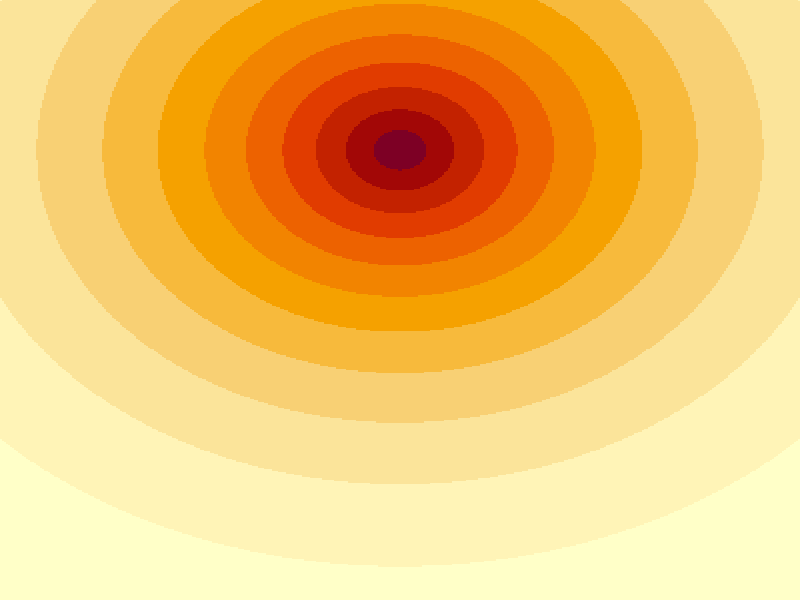
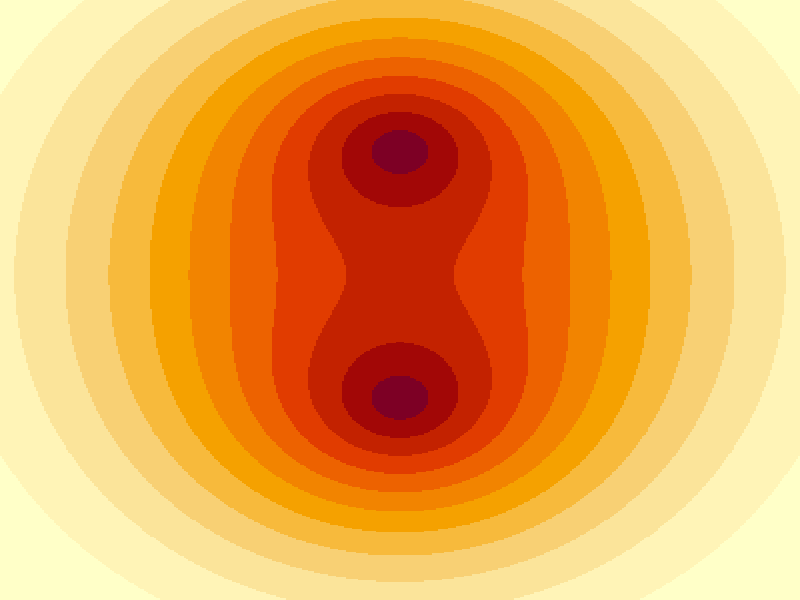
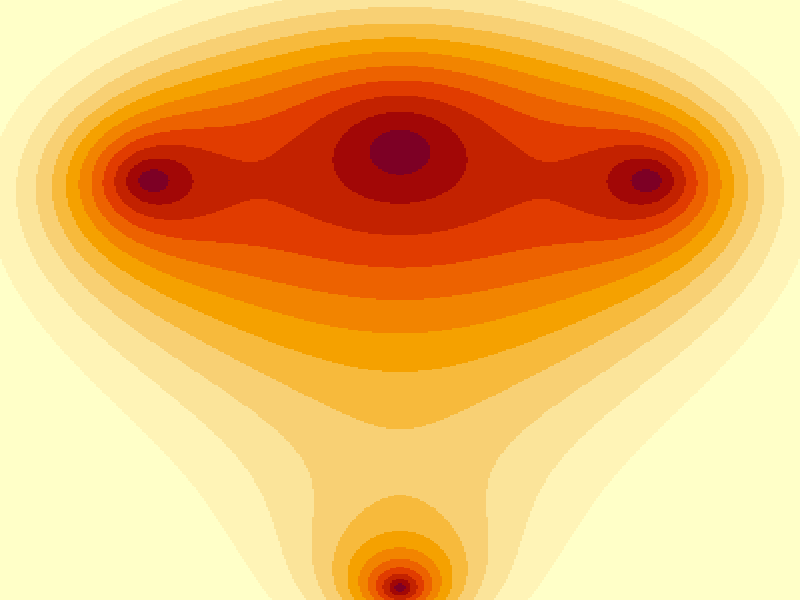
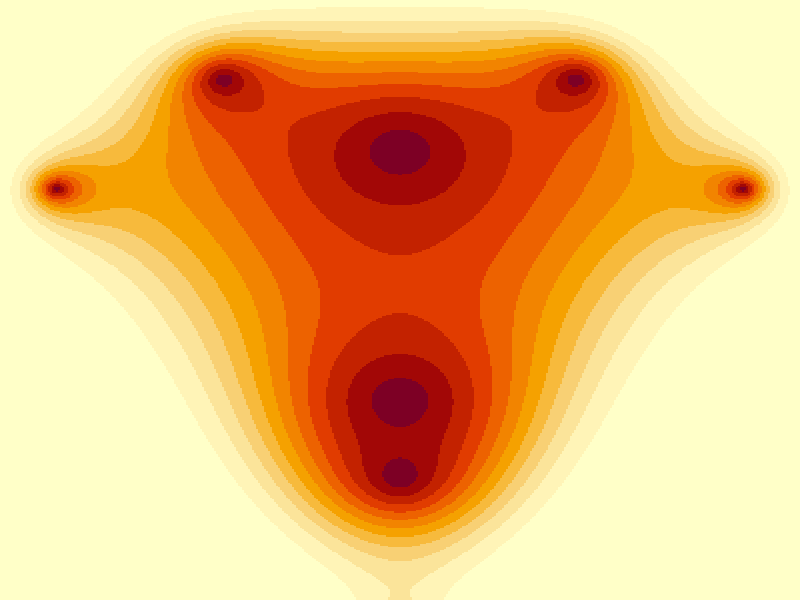
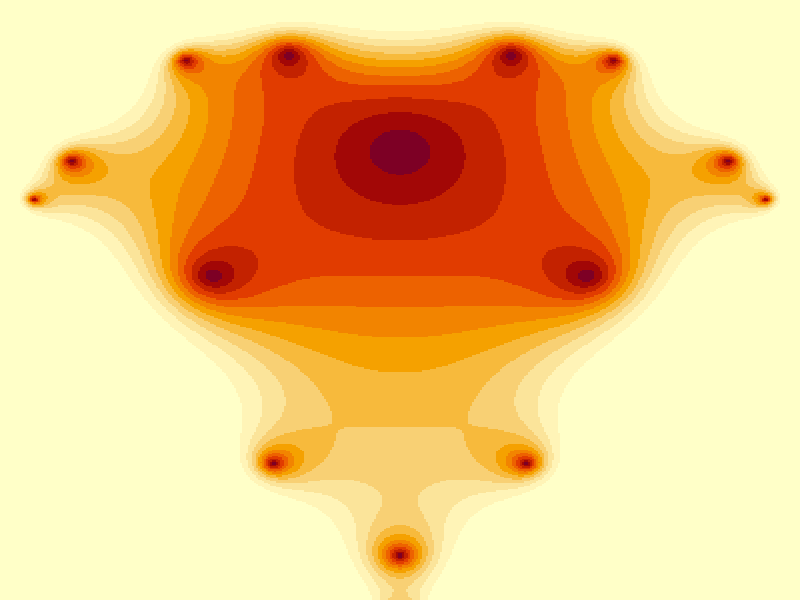
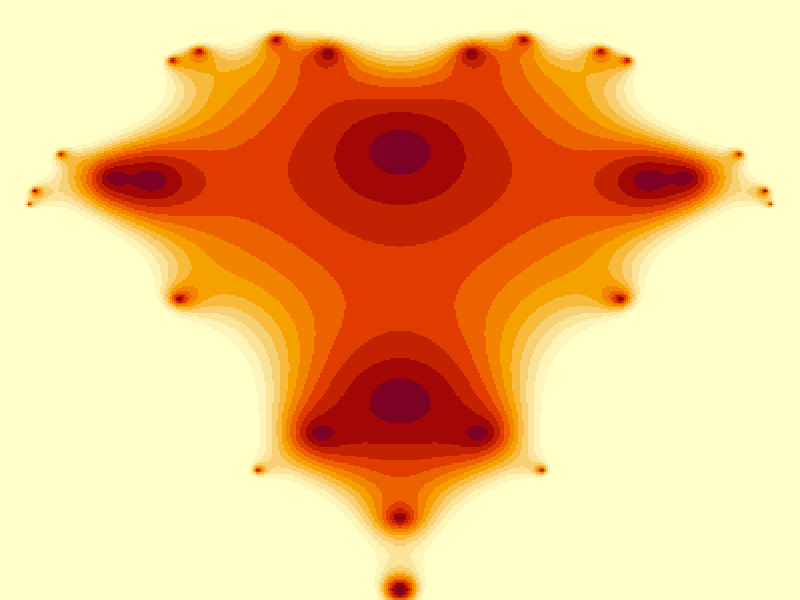
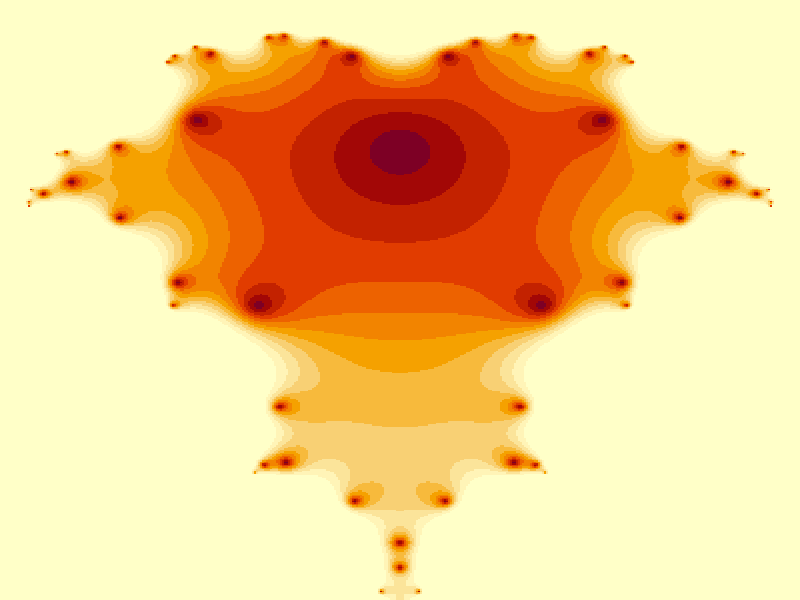
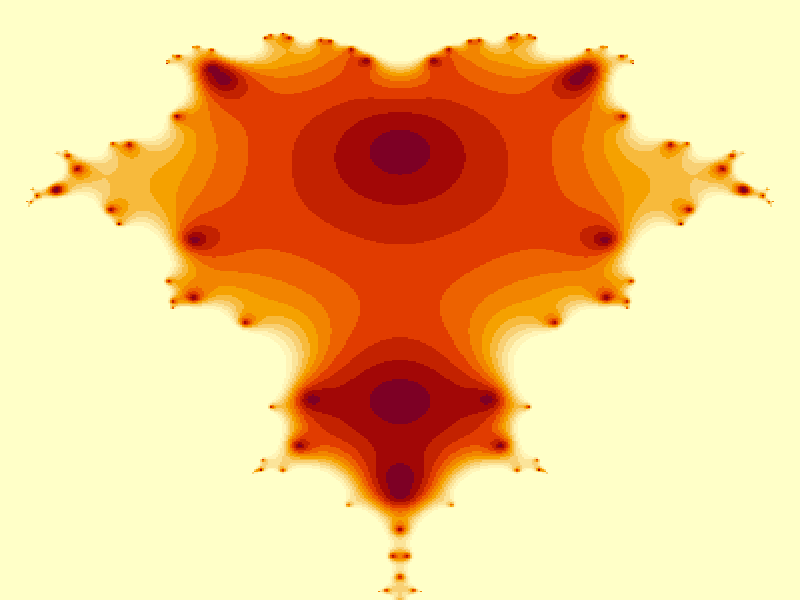

Write the R code that produced these figures, in order.
jet.colors = colorRampPalette(c("#00007F", "blue", 
    "#007FFF", "cyan", "#7FFF7F", "yellow", "#FF7F00", "red", 
    "#7F0000"))
m = 400
C = complex(real = rep(seq(-1.8, 0.6, length.out = m), 
    each = m), imag = rep(seq(-1.2, 1.2, length.out = m), m))
C = matrix(C, m, m)
Z = 0
X = array(0, c(m, m, 20))
for (k in 1:20) {
    Z = Z^2 + C
    X[, , k] = exp(-abs(Z))
}
par(mar = rep(0, 4), ann = FALSE)
for (k in 1:20) {
    image(X[, , k])
    Sys.sleep(0.01)
} 
